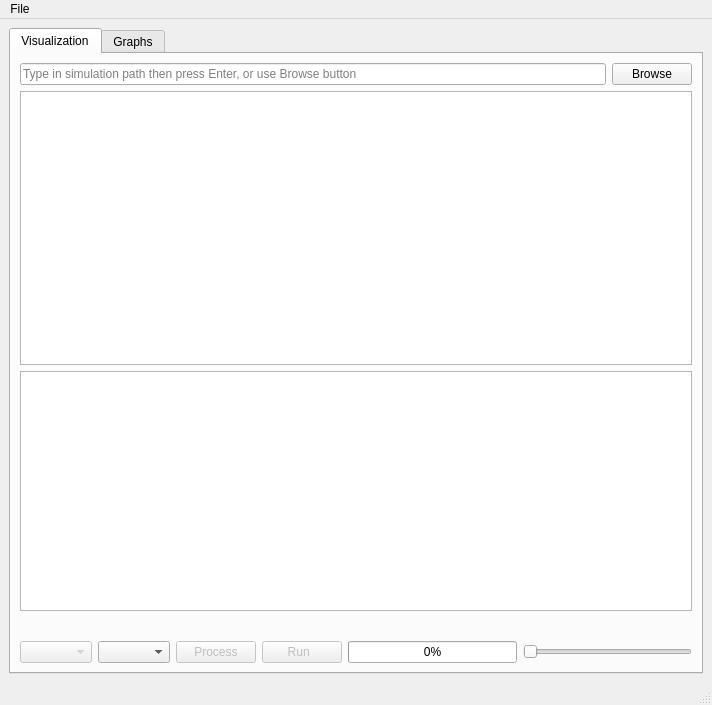
<?xml version="1.0" encoding="UTF-8"?>
<ui version="4.0">
 <class>MainWindow</class>
 <widget class="QMainWindow" name="MainWindow">
  <property name="geometry">
   <rect>
    <x>0</x>
    <y>0</y>
    <width>712</width>
    <height>705</height>
   </rect>
  </property>
  <property name="minimumSize">
   <size>
    <width>640</width>
    <height>376</height>
   </size>
  </property>
  <property name="windowTitle">
   <string>MaSim Visualization</string>
  </property>
  <widget class="QWidget" name="centralwidget">
   <layout class="QGridLayout" name="gridLayout">
    <item row="1" column="0">
     <widget class="QTabWidget" name="tabWidget">
      <property name="currentIndex">
       <number>0</number>
      </property>
      <widget class="QWidget" name="tab_sim_data">
       <attribute name="title">
        <string>Visualization</string>
       </attribute>
       <layout class="QGridLayout" name="gridLayout_3">
        <item row="0" column="0">
         <layout class="QGridLayout" name="gridLayout_2">
          <item row="0" column="0">
           <layout class="QHBoxLayout" name="horizontalLayout_4">
            <item>
             <widget class="QLineEdit" name="le_sim_path">
              <property name="toolTip">
               <string>Input simulation path or use button to select folder</string>
              </property>
              <property name="accessibleName">
               <string/>
              </property>
              <property name="accessibleDescription">
               <string/>
              </property>
              <property name="text">
               <string/>
              </property>
              <property name="placeholderText">
               <string>Type in simulation path then press Enter, or use Browse button</string>
              </property>
             </widget>
            </item>
            <item>
             <widget class="QPushButton" name="bt_auto_load_folder">
              <property name="text">
               <string>Browse</string>
              </property>
             </widget>
            </item>
           </layout>
          </item>
          <item row="1" column="0">
           <layout class="QGridLayout" name="gridLayout_4" rowstretch="2,0,0">
            <item row="1" column="0">
             <layout class="QHBoxLayout" name="horizontalLayout_8" stretch="3,0">
              <item>
               <widget class="QChartView" name="gv_chartview">
                <property name="minimumSize">
                 <size>
                  <width>0</width>
                  <height>240</height>
                 </size>
                </property>
               </widget>
              </item>
              <item>
               <layout class="QVBoxLayout" name="verticalLayout"/>
              </item>
             </layout>
            </item>
            <item row="2" column="0">
             <widget class="ColorMapWidget" name="wg_color_map" native="true">
              <layout class="QGridLayout" name="gridLayout_5"/>
             </widget>
            </item>
            <item row="0" column="0">
             <layout class="QHBoxLayout" name="horizontalLayout_3" stretch="9">
              <item>
               <widget class="GraphicsViewCustom" name="graphicsView"/>
              </item>
             </layout>
            </item>
           </layout>
          </item>
         </layout>
        </item>
        <item row="1" column="0">
         <layout class="QHBoxLayout" name="horizontalLayout">
          <item>
           <widget class="QComboBox" name="cb_raster_list">
            <property name="enabled">
             <bool>false</bool>
            </property>
           </widget>
          </item>
          <item>
           <widget class="QComboBox" name="cb_db_list"/>
          </item>
          <item>
           <widget class="QPushButton" name="bt_process">
            <property name="enabled">
             <bool>false</bool>
            </property>
            <property name="minimumSize">
             <size>
              <width>80</width>
              <height>0</height>
             </size>
            </property>
            <property name="text">
             <string>Process</string>
            </property>
           </widget>
          </item>
          <item>
           <widget class="QPushButton" name="bt_run">
            <property name="enabled">
             <bool>false</bool>
            </property>
            <property name="minimumSize">
             <size>
              <width>80</width>
              <height>0</height>
             </size>
            </property>
            <property name="text">
             <string>Run  </string>
            </property>
           </widget>
          </item>
          <item>
           <widget class="QProgressBar" name="progress_bar">
            <property name="value">
             <number>0</number>
            </property>
           </widget>
          </item>
          <item>
           <widget class="QSlider" name="slider_progress">
            <property name="maximum">
             <number>100</number>
            </property>
            <property name="orientation">
             <enum>Qt::Orientation::Horizontal</enum>
            </property>
            <property name="tickPosition">
             <enum>QSlider::TickPosition::NoTicks</enum>
            </property>
           </widget>
          </item>
         </layout>
        </item>
       </layout>
      </widget>
      <widget class="QWidget" name="tab_graphs">
       <property name="enabled">
        <bool>false</bool>
       </property>
       <attribute name="title">
        <string>Graphs</string>
       </attribute>
      </widget>
     </widget>
    </item>
   </layout>
  </widget>
  <widget class="QMenuBar" name="menubar">
   <property name="geometry">
    <rect>
     <x>0</x>
     <y>0</y>
     <width>712</width>
     <height>24</height>
    </rect>
   </property>
   <widget class="QMenu" name="menuFile">
    <property name="title">
     <string>File</string>
    </property>
   </widget>
   <addaction name="menuFile"/>
  </widget>
  <widget class="QStatusBar" name="statusbar"/>
 </widget>
 <customwidgets>
  <customwidget>
   <class>QChartView</class>
   <extends>QGraphicsView</extends>
   <header>QCharts</header>
  </customwidget>
  <customwidget>
   <class>GraphicsViewCustom</class>
   <extends>QGraphicsView</extends>
   <header>graphicsviewcustom.h</header>
  </customwidget>
  <customwidget>
   <class>ColorMapWidget</class>
   <extends>QWidget</extends>
   <header>colormapwidget.h</header>
   <container>1</container>
  </customwidget>
 </customwidgets>
 <resources/>
 <connections/>
</ui>
